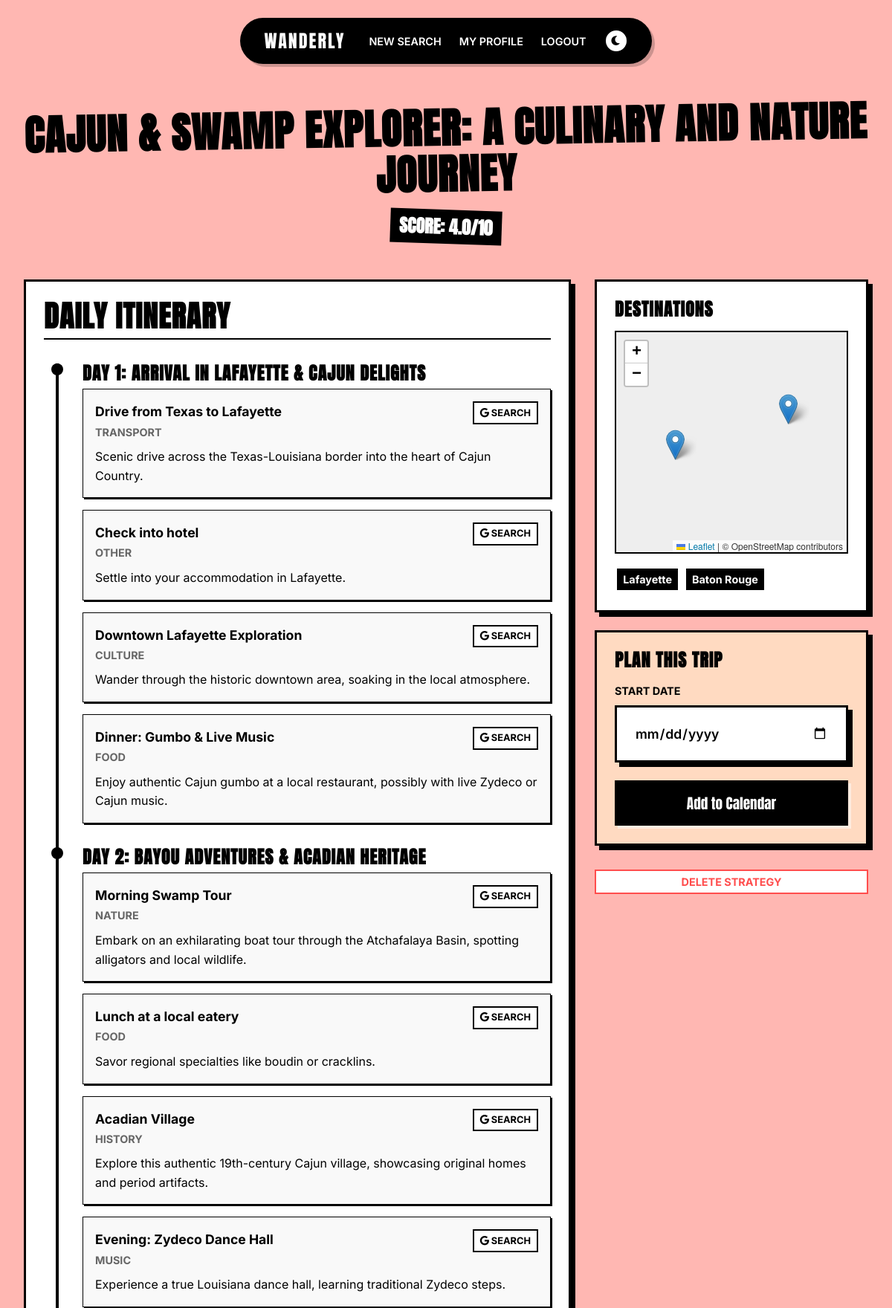
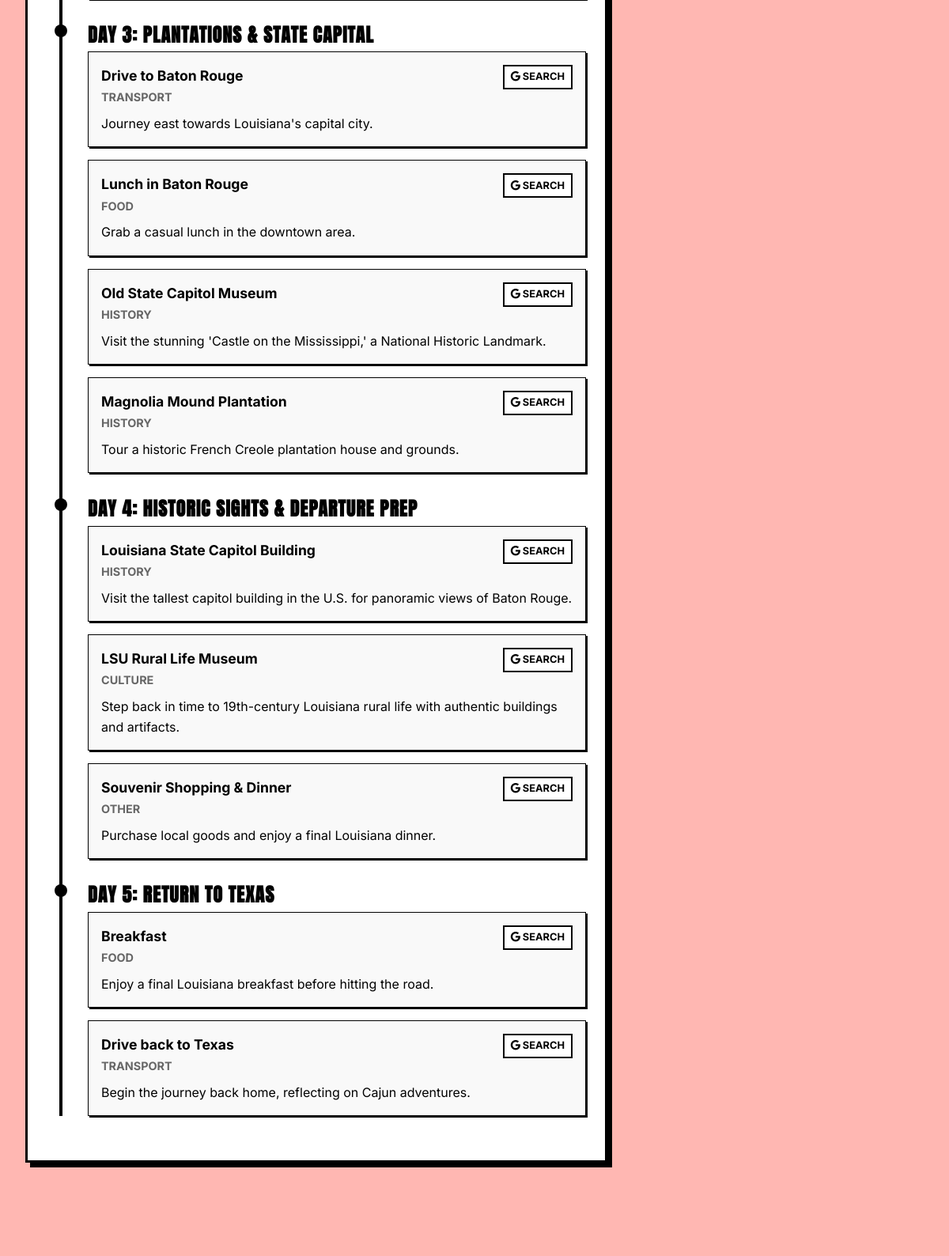
/strategy/5 (signed in, upper part), run on the app's committed database (2 pictures, top to bottom).
### app.py (models this page shows)
class SavedStrategy(db.Model):
    id = db.Column(db.Integer, primary_key=True)
    title = db.Column(db.String(200), nullable=False)
    content = db.Column(db.Text, nullable=False) # Stores JSON string of the full strategy details
    critique = db.Column(db.Text, nullable=True)
    score = db.Column(db.Float, nullable=True)
    user_id = db.Column(db.Integer, db.ForeignKey('user.id'), nullable=False)
    trips = db.relationship('Trip', backref='strategy', lazy=True)

### app.py (the view)
@app.route('/strategy/<int:id>')
@login_required
def strategy_details(id):
    strategy = SavedStrategy.query.get_or_404(id)
    if strategy.author != current_user:
        return redirect(url_for('profile'))
    parsed_content = json.loads(strategy.content)
    image_keyword = "travel"
    if parsed_content.get('locations') and len(parsed_content['locations']) > 0:
        image_keyword = parsed_content['locations'][0]['name']
    return render_template('strategy_details.html', strategy=strategy, details=parsed_content, image_keyword=image_keyword)

### app.py (called while the page is built)
@login_manager.user_loader
def load_user(user_id):
    return db.session.get(User, int(user_id))

### templates/strategy_details.html (shortened to what this page needs)
<!DOCTYPE html>
<html lang="en">
<head>
    <link rel="stylesheet" href="{{ url_for('static', filename='style.css') }}">
    <link rel="stylesheet" href="https://cdnjs.cloudflare.com/ajax/libs/font-awesome/6.0.0/css/all.min.css">
</head>
<body>
    <nav class="top-nav">
        <div class="nav-container">
            <a href="{{ url_for('index') }}" class="nav-logo">WANDERLY</a>
            <div class="nav-links">
                <a href="{{ url_for('index') }}">New Search</a>
                <a href="{{ url_for('profile') }}">My Profile</a>
                <a href="{{ url_for('logout') }}">Logout</a>
                <button id="darkModeToggle" class="btn-secondary-sm"
                    style="border-radius: 50%; width: 32px; height: 32px; padding: 0; display: flex; align-items: center; justify-content: center;">
                    <i class="fa-solid fa-moon"></i>
                </button>
            </div>
        </div>
    </nav>
    <div class="container">
        <header class="details-header" style="text-align: center; margin-bottom: 3rem;">
            <h1 class="serif-italic" style="font-size: 3.5rem; transform: rotate(-1deg);">{{ strategy.title }}</h1>
            <div class="score-badge"
                style="display: inline-block; font-size: 1.5rem; margin-top: 1rem; transform: rotate(2deg);">
                SCORE: {{ strategy.score }}/10
            </div>
        </header>
        <div class="details-grid">
            <div class="itinerary-column">
                <section class="info-card">
                    <h2 style="margin-bottom: 2rem; border-bottom: 2px solid #000; padding-bottom: 0.5rem;">Daily
                        Itinerary</h2>
                    <div class="activity-list">
                        {% for day in details.itinerary %}
                        <div class="activity-item">
                            <h3 style="font-size: 1.5rem; margin-bottom: 0.5rem;">Day {{ day.day }}: {{ day.title }}
                            </h3>
                            <ul style="list-style: none;">
                                {% for activity in day.activities %}
                                <li
                                    style="margin-bottom: 1rem; background: #f9f9f9; padding: 1rem; border: 1px solid #000; box-shadow: 2px 2px 0px #000;">
                                    <div
                                        style="display: flex; justify-content: space-between; align-items: flex-start; gap: 1rem;">
                                        <div>
                                            <strong style="display: block; font-size: 1.1rem;">{{ activity.name
                                                }}</strong>
                                            <span
                                                style="font-size: 0.9rem; color: #666; text-transform: uppercase; font-weight: 700;">{{
                                                activity.type }}</span>
                                        </div>
                                        <a href="https://www.google.com/search?q={{ activity.name }} {{ day.title }}"
                                            target="_blank" class="btn-secondary-sm"
                                            style="font-size: 0.8rem; padding: 0.2rem 0.5rem; white-space: nowrap;">
                                            <i class="fa-brands fa-google"></i> Search
                                        </a>
                                    </div>
                                    <p style="margin-top: 0.5rem;">{{ activity.description }}</p>
                                </li>
                                {% endfor %}
                            </ul>
                        </div>
                        {% endfor %}
                    </div>
                </section>
            </div>
            <div class="sidebar-column">
                <div class="map-card">
                    <h3 style="margin-bottom: 1rem;">Destinations</h3>
                    <div id="map" style="height: 300px; background: #eee; border: 2px solid #000;"></div>
                    <div style="margin-top: 1rem;">
                        {% for loc in details.locations %}
                        <span
                            style="display: inline-block; background: #000; color: #FFF; padding: 0.2rem 0.5rem; margin: 0.2rem; font-size: 0.9rem; font-weight: 700;">{{
                            loc.name }}</span>
                        {% endfor %}
                    </div>
                </div>
                <div class="info-card" style="background: #FFDAC1;">
                    <h3 style="margin-bottom: 1rem;">Plan This Trip</h3>
                    <form action="{{ url_for('add_trip') }}" method="POST">
                        <div class="input-group">
                            <label>Start Date</label>
                            <div class="input-wrapper" style="background: #FFF;">
                                <input type="date" name="start_date" required>
                            </div>
                        </div>
                        <button type="submit" class="btn-primary" style="width: 100%;">Add to Calendar</button>
                    </form>
                </div>
                <div style="margin-top: 2rem; text-align: center;">
                    <form action="{{ url_for('delete_strategy', id=strategy.id) }}" method="POST"
                        onsubmit="return confirm('Are you sure you want to delete this strategy?');">
                        <button type="submit" class="btn-secondary-sm"
                            style="color: #ff4d4d; border-color: #ff4d4d; width: 100%; display: block; cursor: pointer;">Delete
                            Strategy</button>
                    </form>
                </div>
            </div>
        </div>
    </div>
    <link rel="stylesheet" href="https://unpkg.com/leaflet@1.9.4/dist/leaflet.css" />
</body>
</html>

### static/style.css (style rules this page uses)
:root { --bg-main: #FFB7B2; --text-main: #000000; --bg-card: #FFFFFF; --accent-1: #FFDAC1; --accent-2: #E2F0CB; --accent-3: #B5EAD7; --accent-4: #C7CEEA; --border-thick: 3px solid #000000; --border-thin: 2px solid #000000; --shadow-hard: 6px 6px 0px #000000; --shadow-hover: 2px 2px 0px #000000; --font-display: 'Anton', sans-serif; --font-body: 'Inter', sans-serif; }
* { box-sizing: border-box; margin: 0; padding: 0; }
body { background-color: var(--bg-main); color: var(--text-main); font-family: var(--font-body); line-height: 1.6; min-height: 100vh; overflow-x: hidden; }
h1, h2, h3, h4, h5, h6 { font-family: var(--font-display); text-transform: uppercase; letter-spacing: 1px; line-height: 1.1; }
h1 { font-size: 4rem; }
h2 { font-size: 2.5rem; }
h3 { font-size: 1.5rem; }
a { text-decoration: none; color: inherit; }
.top-nav { padding: 1.5rem 2rem; display: flex; justify-content: center; position: sticky; top: 0; z-index: 2000; pointer-events: none; }
.nav-container { background: #000; padding: 0.75rem 2rem; border-radius: 999px; display: flex; align-items: center; gap: 2rem; pointer-events: auto; box-shadow: 4px 4px 0px rgba(0, 0, 0, 0.2); }
.nav-logo { font-family: var(--font-display); font-size: 1.5rem; color: #FFF; letter-spacing: 2px; }
.nav-links { display: flex; gap: 1.5rem; align-items: center; }
.nav-links a { color: #FFF; font-weight: 600; font-size: 0.9rem; text-transform: uppercase; transition: color 0.2s; }
.container { max-width: 1200px; margin: 0 auto; padding: 2rem; }
.input-wrapper { position: relative; display: flex; align-items: center; background: #FFF; border: var(--border-thick); box-shadow: var(--shadow-hard); transition: transform 0.2s, box-shadow 0.2s; }
input[type="text"], input[type="email"], input[type="password"], input[type="date"], textarea { width: 100%; padding: 1.5rem; border: none; outline: none; font-family: var(--font-body); font-size: 1.1rem; font-weight: 600; background: transparent; }
.btn-primary { display: inline-block; background: #000; color: #FFF; padding: 1rem 2rem; font-family: var(--font-display); font-size: 1.2rem; border: none; cursor: pointer; box-shadow: 4px 4px 0px rgba(255, 255, 255, 0.5); transition: transform 0.1s, box-shadow 0.1s; }
.btn-secondary-sm { display: inline-block; background: #FFF; color: #000; padding: 0.4rem 1rem; font-family: var(--font-body); font-weight: 700; font-size: 0.9rem; border: 2px solid #000; cursor: pointer; text-transform: uppercase; transition: background 0.2s; }
.trip-card, .saved-strategy-card, .info-card, .map-card, .history-item { background: var(--bg-card); border: var(--border-thick); box-shadow: var(--shadow-hard); padding: 1.5rem; margin-bottom: 1.5rem; transition: transform 0.2s; position: relative; }
.score-badge { background: #000; color: #FFF; padding: 0.25rem 0.75rem; font-weight: 700; font-family: var(--font-display); transform: rotate(3deg); }
.input-group { margin-bottom: 1.5rem; text-align: left; }
.input-group label { display: block; font-weight: 700; margin-bottom: 0.5rem; text-transform: uppercase; font-size: 0.9rem; }
.details-grid { display: grid; grid-template-columns: 2fr 1fr; gap: 2rem; }
.activity-list { border-left: 4px solid #000; padding-left: 2rem; margin-left: 1rem; }
.activity-item { position: relative; margin-bottom: 2rem; }
.activity-item::before { content: ''; position: absolute; left: -2.6rem; top: 0; width: 1rem; height: 1rem; background: #000; border-radius: 50%; }
.serif-italic { font-family: var(--font-display); font-style: normal; }

### data on the page
SavedStrategy: title "CAJUN & SWAMP EXPLORER: A CULINARY AND NATURE JOURNEY", score "4.0"

### other printed values
{{ day.day }} "1" "2" "3" "4" "5"
{{ day.title }} "ARRIVAL IN LAFAYETTE & CAJUN DELIGHTS" "BAYOU ADVENTURES & ACADIAN HERITAGE" "PLANTATIONS & STATE CAPITAL" "HISTORIC SIGHTS & DEPARTURE PREP" "RETURN TO TEXAS"
{{ activity.name }} "Drive from Texas to Lafayette" "Check into hotel" "Downtown Lafayette Exploration" "Dinner: Gumbo & Live Music" "Morning Swamp Tour" "Lunch at a local eatery" "Acadian Village" "Evening: Zydeco Dance Hall" "Drive to Baton Rouge" "Lunch in Baton Rouge" "Old State Capitol Museum" "Magnolia Mound Plantation" "Louisiana State Capitol Building" "LSU Rural Life Museum" "Souvenir Shopping & Dinner" "Breakfast" "Drive back to Texas"
{{ activity.type }} "TRANSPORT" "OTHER" "CULTURE" "FOOD" "NATURE" "FOOD" "HISTORY" "MUSIC" "TRANSPORT" "FOOD" "HISTORY" "HISTORY" "HISTORY" "CULTURE" "OTHER" "FOOD" "TRANSPORT"
{{ activity.description }} "Scenic drive across the Texas-Louisiana border into the heart of Cajun Country." "Settle into your accommodation in Lafayette." "Wander through the historic downtown area, soaking in the local atmosphere." "Enjoy authentic Cajun gumbo at a local restaurant, possibly with live Zydeco or Cajun music." "Embark on an exhilarating boat tour through the Atchafalaya Basin, spotting alligators and local wildlife." "Savor regional specialties like boudin or cracklins." "Explore this authentic 19th-century Cajun village, showcasing original homes and period artifacts." "Experience a true Louisiana dance hall, learning traditional Zydeco steps." "Journey east towards Louisiana's capital city." "Grab a casual lunch in the downtown area." "Visit the stunning 'Castle on the Mississippi,' a National Historic Landmark." "Tour a historic French Creole plantation house and grounds." "Visit the tallest capitol building in the U.S. for panoramic views of Baton Rouge." "Step back in time to 19th-century Louisiana rural life with authentic buildings and artifacts." "Purchase local goods and enjoy a final Louisiana dinner." "Enjoy a final Louisiana breakfast before hitting the road." "Begin the journey back home, reflecting on Cajun adventures."
{{ loc.name }} "Lafayette" "Baton Rouge"
